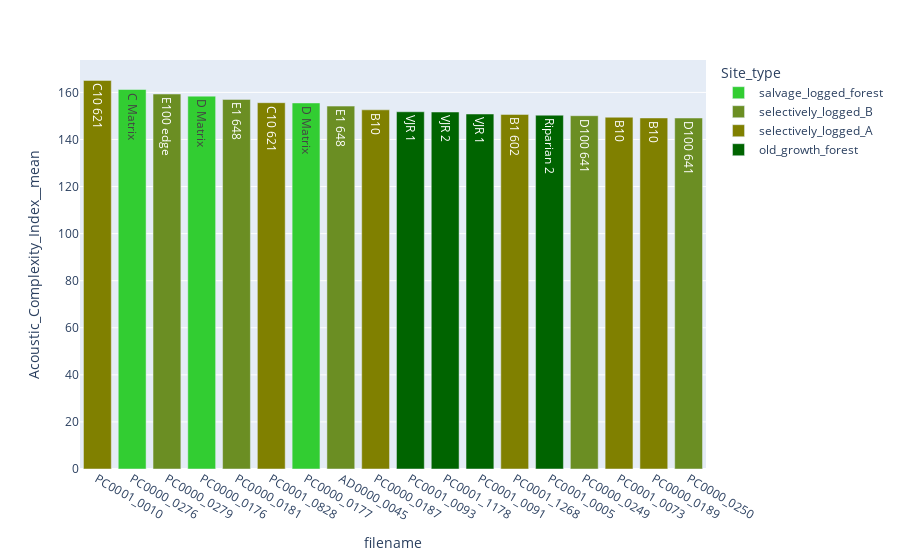

The cell this chart's notebook holds for it:
### Markdown cell above
### intuitively, I would still have a look at the 'Acoustic_Complexity_Index__mean'..

### Code cell
fig = px.bar(dfmerged, 
             x = 'filename',
             y = 'Acoustic_Complexity_Index__mean', 
             color = 'Site_type', 
             color_discrete_map = color_discrete_map,
             text = "Site"
            )
fig.update_layout(xaxis = {'categoryorder':'total descending'})

fig.show()

### Figure 1 — Plotly figure (JSON) as saved in the notebook; plotly's stock layout.template omitted (floating-point values rounded to 4 significant figures)
{"data": [{"alignmentgroup": "True", "hovertemplate": "Site_type=salvage_logged_forest<br>filename=%{x}<br>Acoustic_Complexity_Index__mean=%{y}<br>Site=%{text}<extra></extra>", "legendgroup": "salvage_logged_forest", "marker": {"color": "LimeGreen"}, "name": "salvage_logged_forest", "offsetgroup": "salvage_logged_forest", "orientation": "v", "showlegend": true, "text": ["D Matrix", "D Matrix", "C Matrix"], "textposition": "auto", "type": "bar", "x": ["PC0000_0176", "PC0000_0177", "PC0000_0276"], "xaxis": "x", "y": [158.4, 155.5, 161.2], "yaxis": "y"}, {"alignmentgroup": "True", "hovertemplate": "Site_type=selectively_logged_B<br>filename=%{x}<br>Acoustic_Complexity_Index__mean=%{y}<br>Site=%{text}<extra></extra>", "legendgroup": "selectively_logged_B", "marker": {"color": "OliveDrab"}, "name": "selectively_logged_B", "offsetgroup": "selectively_logged_B", "orientation": "v", "showlegend": true, "text": ["E1 648", "D100 641", "D100 641", "E100 edge", "E1 648"], "textposition": "auto", "type": "bar", "x": ["PC0000_0181", "PC0000_0249", "PC0000_0250", "PC0000_0279", "AD0000_0045"], "xaxis": "x", "y": [157.0, 150.1, 149.1, 159.3, 154.2], "yaxis": "y"}, {"alignmentgroup": "True", "hovertemplate": "Site_type=selectively_logged_A<br>filename=%{x}<br>Acoustic_Complexity_Index__mean=%{y}<br>Site=%{text}<extra></extra>", "legendgroup": "selectively_logged_A", "marker": {"color": "Olive"}, "name": "selectively_logged_A", "offsetgroup": "selectively_logged_A", "orientation": "v", "showlegend": true, "text": ["B10", "B10", "C10 621", "B10", "C10 621", "B1 602"], "textposition": "auto", "type": "bar", "x": ["PC0000_0187", "PC0000_0189", "PC0001_0010", "PC0001_0073", "PC0001_0828", "PC0001_1268"], "xaxis": "x", "y": [152.6, 149.1, 165.1, 149.5, 155.6, 150.6], "yaxis": "y"}, {"alignmentgroup": "True", "hovertemplate": "Site_type=old_growth_forest<br>filename=%{x}<br>Acoustic_Complexity_Index__mean=%{y}<br>Site=%{text}<extra></extra>", "legendgroup": "old_growth_forest", "marker": {"color": "DarkGreen"}, "name": "old_growth_forest", "offsetgroup": "old_growth_forest", "orientation": "v", "showlegend": true, "text": ["Riparian 2", "VJR 1", "VJR 1", "VJR 2"], "textposition": "auto", "type": "bar", "x": ["PC0001_0005", "PC0001_0091", "PC0001_0093", "PC0001_1178"], "xaxis": "x", "y": [150.3, 150.8, 151.8, 151.7], "yaxis": "y"}], "layout": {"autosize": true, "barmode": "relative", "legend": {"title": {"text": "Site_type"}, "tracegroupgap": 0}, "margin": {"t": 60}, "xaxis": {"anchor": "y", "autorange": true, "categoryorder": "total descending", "domain": [0, 1], "range": [-0.5, 17.5], "title": {"text": "filename"}, "type": "category"}, "yaxis": {"anchor": "x", "autorange": true, "domain": [0, 1], "range": [0, 173.8], "title": {"text": "Acoustic_Complexity_Index__mean"}, "type": "linear"}}}
